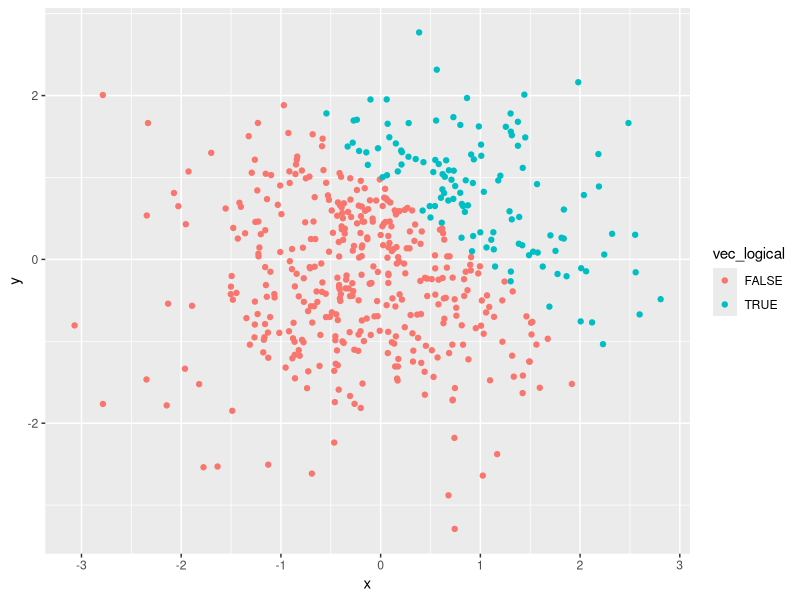
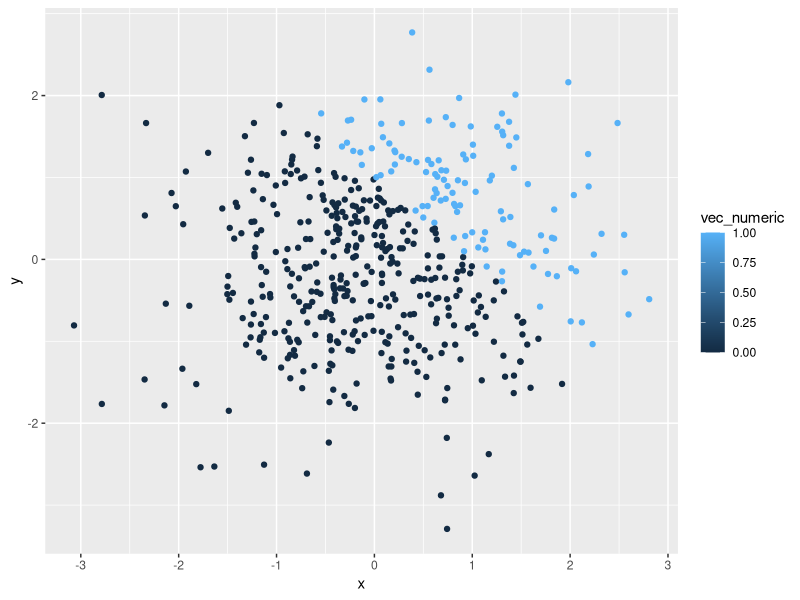
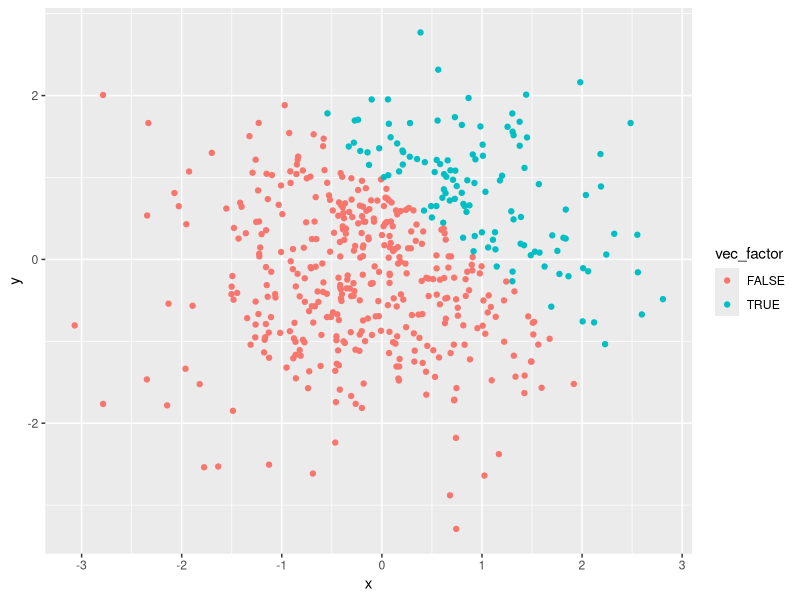
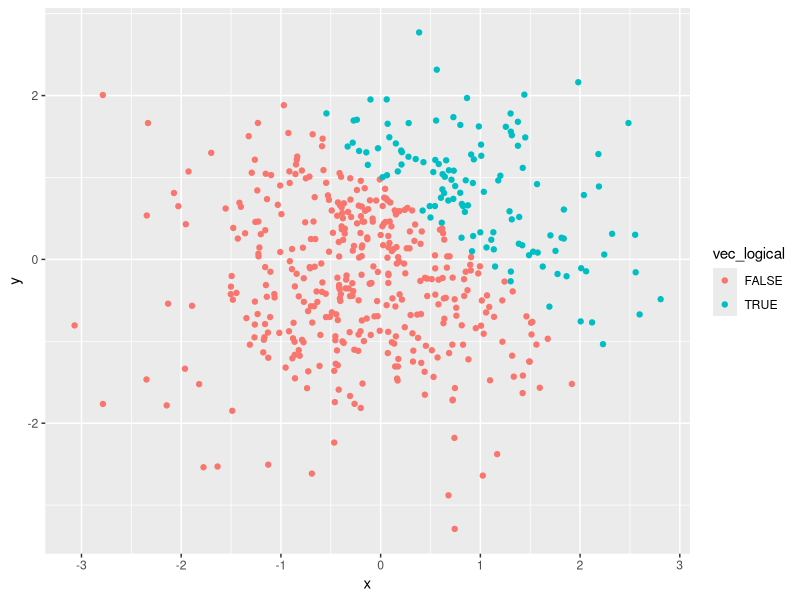

Recreate these plots in R, in order.
## ---- chunk 1
library(tidyverse)
## ---- chunk 2
problem1_df = tibble(
  norm_samp = rnorm(8),
  norm_samp_pos = norm_samp > 0,
  vec_char = c("This", "is", "the", "first", "data", "science", "homework", "assignment"),
  vec_factor = factor(c("one", "two", "three", "one", "two", "three", "one", "two"))
)
## ---- chunk 3
mean(pull(problem1_df, norm_samp))

mean(pull(problem1_df, norm_samp_pos))

mean(pull(problem1_df, vec_char))

mean(pull(problem1_df, vec_factor))
## ---- chunk 4
as.numeric(pull(problem1_df, norm_samp_pos))

as.numeric(pull(problem1_df, vec_char))

as.numeric(pull(problem1_df, vec_factor))
## ---- chunk 5
log_num = as.numeric(pull(problem1_df, norm_samp_pos))

log_num * (pull(problem1_df, norm_samp))

log_fac = as.factor(pull(problem1_df, norm_samp_pos))

log_fac * (pull(problem1_df, norm_samp))

log_fac_num = as.numeric(as.factor(pull(problem1_df, norm_samp_pos)))

log_fac_num * (pull(problem1_df, norm_samp))
## ---- chunk 6
problem2_df = tibble(
  x = rnorm(500),
  y = rnorm(500),
  vec_logical = x + y > 1,
  vec_numeric = as.numeric(vec_logical),
  vec_factor = as.factor(vec_logical),
)
## ---- chunk 7
ggplot(problem2_df, aes(x = x, y = y, color = vec_logical)) + geom_point()
## ---- chunk 8
ggsave("problem2_df.pdf")
## ---- chunk 9
ggplot(problem2_df, aes(x = x, y = y, color = vec_numeric)) + geom_point()
## ---- chunk 10
ggplot(problem2_df, aes(x = x, y = y, color = vec_factor)) + geom_point()
